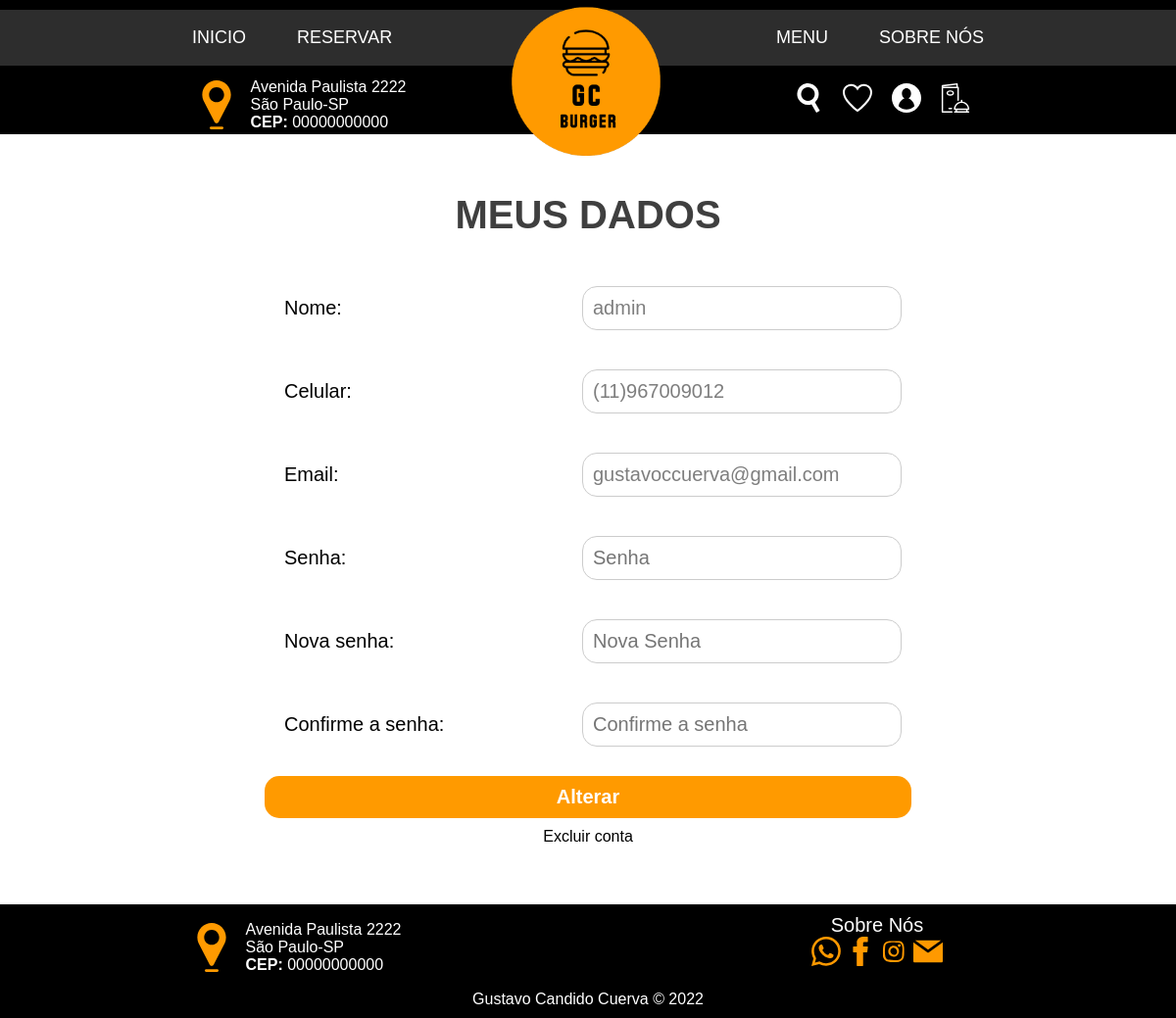
/meus_dados.php (signed in), run on the app's committed database.
### tables this page shows
CREATE TABLE `usuarios` (
  `id` int(11) NOT NULL,
  `nome` varchar(100) NOT NULL,
  `email` varchar(100) NOT NULL,
  `senha` varchar(100) NOT NULL,
  `telefone` varchar(20) NOT NULL,
  `permissao` int(11) NOT NULL DEFAULT 0,
  `data_cadastro` date NOT NULL
);

### meus_dados.php (the view, shortened to what this page needs)
<?php
    include_once("config/conexao.php");
    $consulta = $conexao->query('SELECT * FROM usuarios WHERE id = '.$_SESSION['id']);
    $user = $consulta->fetch(PDO::FETCH_ASSOC);
?>
<!DOCTYPE html>
<html lang="pt">
<head>
    <link rel="stylesheet" href="css/style.css">
    <link rel="stylesheet" href="css/login.css">
</head>
<body  class="body_login">
    <header class="cabecalho" style="border-radius: 0;">
        <nav class="menu">
            <img src="img/Logo2.png" class="logo">
            <ul>
                <a href="index.php"><li>INICIO</li></a>
                <a href="reservas.php"><li>RESERVAR</li></a>
            </ul>
            <ul>
                <a href="menu.php"><li>MENU</li></a>
                <a href="sobre.php"><li>SOBRE NÓS</li></a>
            </ul>
        </nav>
        <div class="menu-inferior">
            <div class="endereco">
                <img src="icons/location-svgrepo-com.svg" class="localizacao_img">
                <div class="endereco_rua">
                    <p>Avenida Paulista 2222 </p>
                    <p>São Paulo-SP</p>
                    <p><strong>CEP:</strong> 00000000000</p>
                </div>
            </div>
            <div class="menu-usuario">
                <a><img src="icons/search-svgrepo-com.svg" class="lupa" alt=""></a>
                <a href="favoritos.php"><img src="icons/favorite-svgrepo-com.svg" alt=""></a>
                <?php
                    if (isset($_SESSION['usuario'])) {
                        ?>
                    <a onclick="mostrar_opc_usuario()"><img src="icons/user-svgrepo-com.svg" alt=""></a>
                        <?php
                    }else{
                        ?>
                    <a href="login.php"><img src="icons/user-svgrepo-com.svg" alt=""></a>
                        <?php
                    }
                ?>
                <a href="minhas_reservas.php"><img src="icons/menu-svgrepo-com.svg" alt=""></a>
            </div>
        </div>
    </header>
    <main class="corpo">
    <section class="login meus_dados_box">
            <h2>MEUS DADOS</h2>
            <form action="processos/proc_meus_dados.php" method="post" class="meus_dados">
                <div>
                    <label for="nome">Nome:</label>
                    <input type="text" name="nome" placeholder="Nome" value="<?=$user['nome']?>" required>
                </div>
                <div>
                    <label for="telefone">Celular:</label>
                    <input type="tel" name="telefone" id="telefone" value="<?=$user['telefone']?>" placeholder="(11) 911111111" required>
                </div>
                <div>
                    <label for="email">Email: </label>
                    <input type="email" placeholder="exemplo@email.com" value="<?=$user['email']?>" name="email" required>
                </div>
                <div>
                    <label for="senha">Senha:</label>
                    <input type="password" placeholder="Senha" name="senha" required>
                </div>
                <div>
                    <label for="nova_senha"> Nova senha:</label>
                    <input type="password" placeholder="Nova Senha" name="nova_senha">
                </div>
                <div>
                    <label for="conf_senha">Confirme a senha:</label>
                    <input type="password" placeholder="Confirme a senha" name="conf_senha">
                </div>
                <input type="submit" name="alterar" value="Alterar">
                <a onclick="mostrar_excluir()" style="cursor: pointer;">Excluir conta</a>
            </form>
        </section>
    </main>
    <footer>
        <div class="itens-rodape">
            <div class="endereco">
                <img src="icons/location-svgrepo-com.svg" class="localizacao_img">
                <div class="endereco_rua">
                    <p>Avenida Paulista 2222 </p>
                    <p>São Paulo-SP</p>
                    <p><strong>CEP:</strong> 00000000000</p>
                </div>
            </div>
                <div class="sobre-nos">
                    <a href="">Sobre Nós</a>
                    <div class="social-midia">
                        <a href=""><img src="icons/whatsapp-svgrepo-com.svg" alt=""></a>
                        <a href=""><img src="icons/facebook-svgrepo-com.svg" alt=""></a>
                        <a href=""><img src="icons/instagram-svgrepo-com.svg" alt=""></a>
                        <a href=""><img src="icons/email-svgrepo-com.svg" alt=""></a>
                    </div>
                </div>
        </div>
        <p class="copy">Gustavo Candido Cuerva &copy 2022</p>
    </footer>
</body>
</html>

### css/style.css (style rules this page uses)
* { margin: 0; padding: 0; box-sizing: border-box; font-family: "Raleway", sans-serif; }
header { background-color: black; padding-top: 10px; color: white; border-bottom-left-radius: 100%; border-bottom-right-radius: 100%; }
input, select, textarea { outline: none; }
input[type=submit] { cursor: pointer; }
.menu { display: flex; flex: wrap; background-color: rgb(45, 45, 45); color: white; overflow: visible; justify-content: center; }
.menu ul { margin: auto; display: flex; flex: wrap; list-style: none; }
.menu a { color: white; text-decoration: none; margin: 8px 16px; font-size: 18px; padding: 10px; }
.logo { width: 170px; height: 170px; display: block; margin: -10px auto; position: absolute; }
.menu-inferior { display: flex; flex: wrap; }
.endereco { display: flex; flex: wrap; justify-content: center; flex: 1; margin-top: 10px; }
.endereco_rua { margin: auto 0; }
.localizacao_img { width: 50px; margin: 0 10px; }
.menu-usuario { margin: 10px 0; flex: 1; display: flex; justify-content: center; flex-wrap: wrap; align-items: center; }
.menu-usuario img { width: 30px; }
.menu-usuario a { margin: 0 10px; cursor: pointer; }
.reserva div, a { margin: auto; }
footer { background-color: #000; color: white; }
.itens-rodape { display: flex; flex-wrap: wrap; justify-content: center; align-items: center; }
.itens-rodape > div { flex: 1 }
.sobre-nos { flex: 1; margin: 10px; display: flex; flex-direction: column; justify-content: center; }
.sobre-nos a { color: white; font-size: 20px; text-decoration: none; }
.social-midia { text-align: center; }
.social-midia img { width: 30px; }
.copy { padding: 10px; text-align: center; }
@media screen and (min-width: 769px) { .menu { height: auto; } }

### css/login.css (style rules this page uses)
.body_login { background-image: url("../img/template_hamburguer3.png"); background-position: bottom; background-size: cover; }
.login { width: 400px; margin: 40px auto; background-color: rgba(255, 255, 255, 0.947); padding: 20px; text-align: center; border-radius: 30px; max-width: 95%; }
.login h2 { font-size: 40px; color: rgba(20, 20, 20, 0.815); margin-bottom: 30px; }
.login input { width: 100%; margin: 10px 0; padding: 10px; font-size: 20px; border-radius: 15px; border: 1px solid #ccc; color: rgba(20, 20, 20, 0.549); }
.login div { text-align: left; padding: 10px; display: flex; align-items: center; }
.login input[type=submit] { border: none; color: white; font-weight: bolder; background-color: #ff9a00; }
.login label { margin-left: 10px; font-size: 20px; }
.meus_dados_box { max-width: 95%; width: 700px; }
.meus_dados div { display: flex; }
.meus_dados div label, .meus_dados div input { flex: 1; }

### data on the page
usuarios: nome "admin", telefone "(11)967009012", email "gustavoccuerva@gmail.com"
